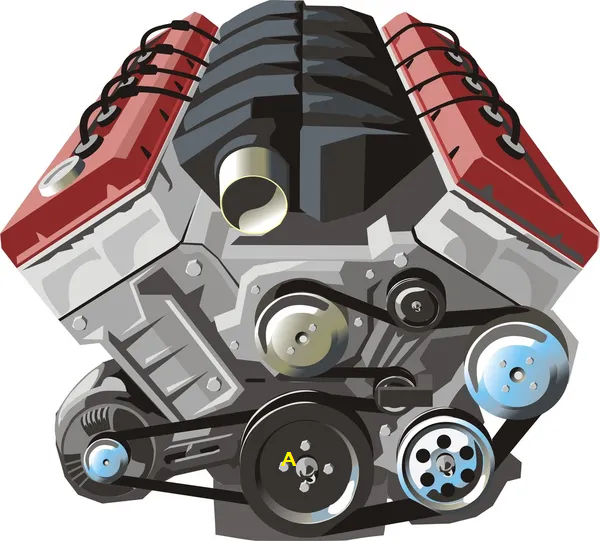
#> input picture motor.png, 600 x 541 px
$ python motor.py
#> lines starting #> are read from the running program, lines starting #| are printed output that depends on the picture; after the words box and inside, x2 and y2 are one past the last pixel; in counts of white or black regions, pixels touching at a corner belong together
import cv2
import numpy as nump
imgcirculos = cv2.imread('motor.png')
#> imgcirculos is the input picture: shape (541, 600, 3); mean B, G, R 143.5, 144.5, 152.9
cv2.imshow('Original', imgcirculos)
cv2.waitKey()
# Convertir a escala de grises
imggris = cv2.cvtColor(imgcirculos, cv2.COLOR_BGR2GRAY)
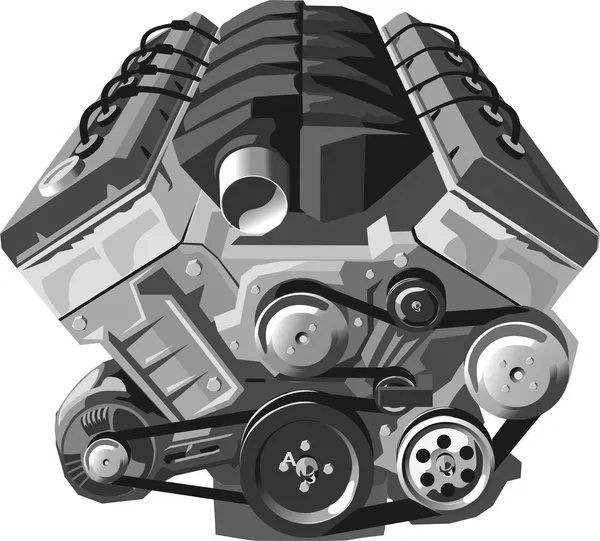
#> imggris: shape (541, 600); min 0, max 255, mean 146.8
#Difuminar imagen para eliminar ruido y evitar circulos no deseados
sinruido = cv2.medianBlur(imggris,5)
cv2.imshow('Imagen sin ruido', sinruido)
cv2.waitKey()
#Aplicar transformada de Hough para circulos
circulos = cv2.HoughCircles(sinruido, cv2.HOUGH_GRADIENT, 1, 40, param1=95, param2=125, minRadius=0, maxRadius=0)
#> circulos = [[304.5, 468.5, 67.6]]
# Dibujar circulos
if circulos is not None:
    circulos = nump.uint16(nump.around(circulos))
#> circulos = [[304, 468, 68]]
    for i in circulos[0, :]:
        # Círculo exterior
        cv2.circle(imgcirculos, (i[0], i[1]), i[2], (0, 255, 0), 2)
        # Centro del círculo
        cv2.circle(imgcirculos, (i[0], i[1]), 2, (0, 0, 255), 3)
#> this loop made 1 pass
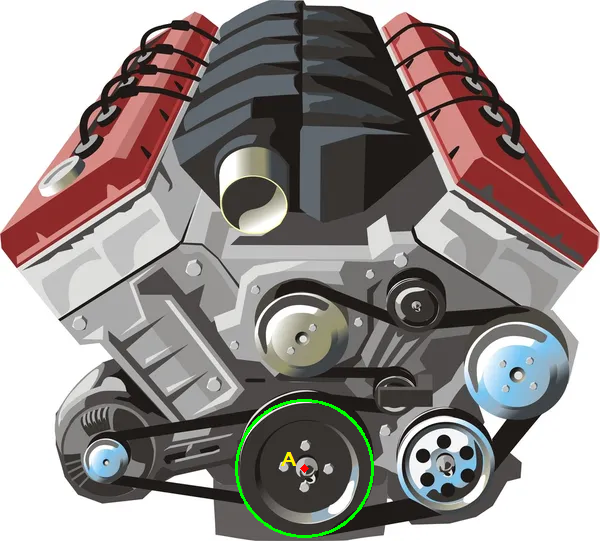
#> imgcirculos: shape (541, 600, 3); 0.42% of pixels changed, all inside (x1, y1, x2, y2) = (235, 399, 374, 538)

cv2.imshow('circulos detectados', imgcirculos)
cv2.waitKey()

$ run again, with ruta1.png copied over motor.png
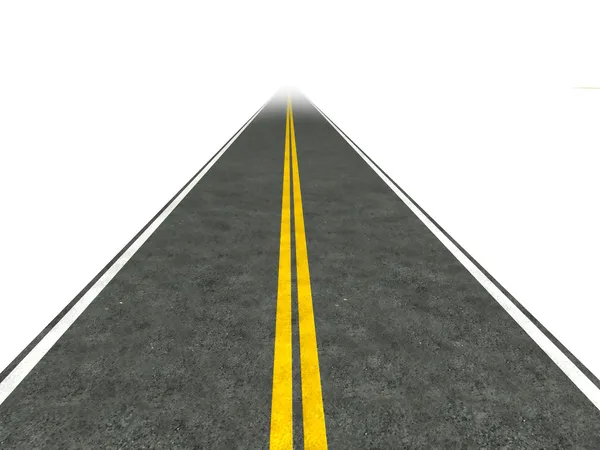
#> input picture ruta1.png, 600 x 450 px
#> imgcirculos is the input picture: shape (450, 600, 3); mean B, G, R 171.2, 180.2, 180.1
#> `imggris = cv2.cvtColor(imgcirculos, cv2.COLOR_BGR2GRAY)`:
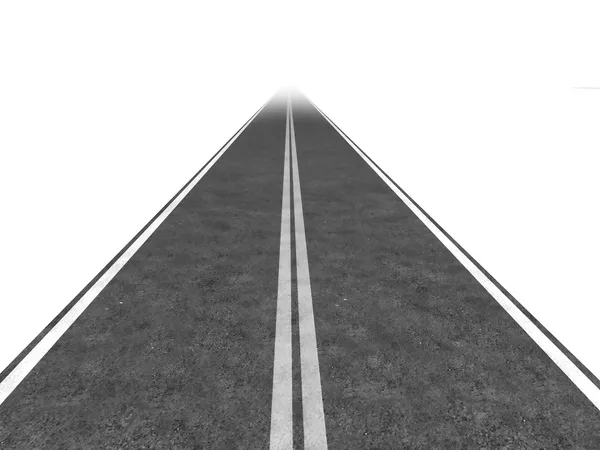
#> imggris: shape (450, 600); min 28, max 255, mean 179.2
#> circulos = None
